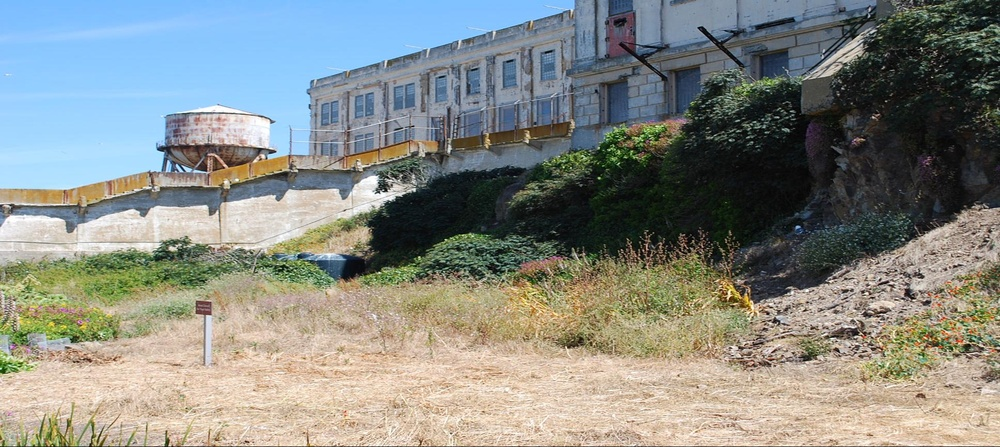
%> input picture images/prison1.jpg, 1000 x 447 px, shrunk from 1936 x 865 before the run
$ octave DLT_using_RANSAC.m   (GNU Octave 9; MATLAB toolbox functions it lacks are replaced by stand-ins)
%> lines starting %> are read from the running program, lines starting %| are printed output that depends on the picture
clear all
close all
addpath('functions/')
addpath('images/')
addpath('data/')

% Loading data
im1 = imread('prison1.jpg');
%> im1 is the input picture: size 447x1000x3 uint8; mean R, G, B 135, 138.6, 132.8
im2 = imread('prison2.jpg');
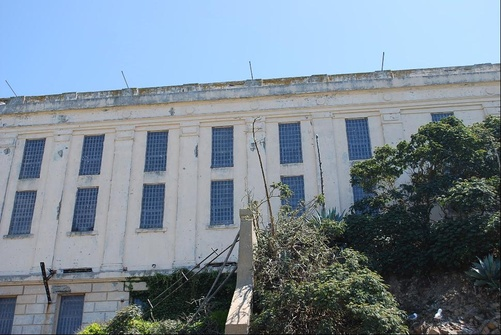
%> input picture images/prison2.jpg, 501 x 335 px, shrunk from 969 x 649 before the run
%> im2 is the input picture: size 335x501x3 uint8; mean R, G, B 121, 135.5, 147.7
load('ex4data.mat');

% Points in front of camera???

% Determines which of the points are visible in image 1 and 2
visible1 = isfinite(x{1}(1,:));
visible2 = isfinite(x{2}(1,:));

% DLT using RANSAC
amountOfIterations = 40;
P1 = RANSAC(X(:,visible1),x{1}(:,visible1),false,amountOfIterations);
P2 = RANSAC(X(:,visible2),x{2}(:,visible2),false,amountOfIterations);

% RK-factorization
[K1,R1,t1] = RQ(P1);
[K2,R2,t2] = RQ(P2);

% Camera centers and principal axes
C1 = -R1'*t1;
C2 = -R2'*t2;
v1 = 10*R1(:,3)/norm(R1(:,3));
v2 = 10*R2(:,3)/norm(R2(:,3));

%% Plot
hold on
xlim([-50,30])
ylim([-10,15])
zlim([0,40])
plot3(X(1,:),X(2,:),X(3,:), '.', 'MarkerSize', 2)
plot3(C1(1),C1(2),C1(3),'g.', 'MarkerSize', 30)
plot3(C2(1),C2(2),C2(3),'r.', 'MarkerSize', 30)
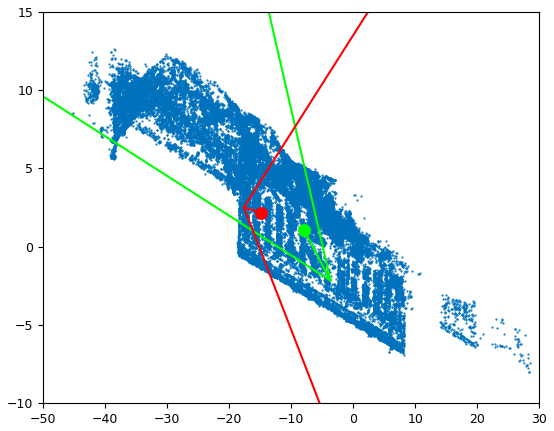
%> figure redrawn from the program's plot data
quiver3(C1(1),C1(2),C1(3),v1(1),v1(2),v1(3),'g', 'MarkerSize', 20, 'LineWidth', 1.5, 'MaxHeadSize', 8)
quiver3(C2(1),C2(2),C2(3),v2(1),v2(2),v2(3),'r', 'MarkerSize', 20, 'LineWidth', 1.5, 'MaxHeadSize', 8)

%% Functions

% Creating M-matrix used for Direct Linear Transformation (DLT)
function M = createM(X,x)
    l=length(X(1,:));
    M = [];
    for i = 1:l
        M = [M;[X(:,i)' zeros(1,4) zeros(1,4)
        zeros(1,4) X(:,i)' zeros(1,4)
        zeros(1,4) zeros(1,4) X(:,i)']];
    end
    for i = 1:l
        M = [M,[zeros(3*(i-1),1);-x(:,i);zeros(3*(l-i),1)]];
    end
end

% Performs Direct Linear Transformation (DLT)
function P = DLT(X,x)

    % Setting up the linear homogeneous system Mv=0
    M=createM(X,x);

    %Computing the singular value decomposition
    [U,S,V] = svd(M);

    %Extracting solution v, from last column of V
    v=V(:,end);

    %Extracting the camera matrices from the solutions
    P = [v(1:4)'
        v(5:8)'
        v(9:12)'];
end

% Using RANSAC algorithm, picking random set of points each iterations
% and computes the amount of inliers. The camera matrix P with largest
% amount of inliers is selected.
function P = RANSAC(X,x,normalize,iterations)

    % Normalization
    if(normalize)
        xm = mean(x(1:2,:),2);
        s = std(x(1:2,:),0,2);

        % Normalization matrices
        N = [1/mean(s)  0          -(1/mean(s))*xm(1)
              0          1/mean(s)  -(1/mean(s))*xm(2)
              0          0          1];
    else
        N = eye(3);
    end

    Nx = N*x;

    bestAmountOfInliers = 0;
    for i = 1:iterations

        % Choosing 6 random matching pair of points
        perm = randperm(size(Nx ,2));
        Nxrand = Nx(:,perm(1:6));
        Xrand = X(:,perm(1:6));

        % Computing camera matrix P
        P = N\DLT(Xrand,Nxrand);

        % Count inliers
        amountOfInliers = countInliers(X,x,P);

        % Saving the camera matrix P with most inliers
        if amountOfInliers > bestAmountOfInliers
            bestCamera = P;
            bestAmountOfInliers = amountOfInliers;
        end
    end
    bestAmountOfInliers

    % Checking that the majority of scene points X are in front of camera P
    P = checkSign(bestCamera,X);
end

% Amount of inliers estimation by calculating the distance
% between the projected points with the original
function amount = countInliers(X,x,P)
    amount = 0;
    for i = 1:length(x(1,:))

        % If the distance is less than 5 pixels then
        % the pair is an inlier
        if norm(pflat(P*X(:,i)) - x(:,i)) < 5
            amount = amount + 1;
        end
    end
end

function newP=checkSign(P,X)
    px=P*X;
    % A negative third coordinate equates to that point being behind
    % camera P. Thus we sum the total amount of points behind and in
    % front.
    totNeg = sum(px(3,:) < 0);
    totPos = sum(px(3,:) > 0);

    % If most scene points are behind the camera, change the sign
    % so that most of the scene points are in front of the camera
    if totNeg > totPos
        newP = -P;
    else
        newP = P;
    end
end

% RQ-factorization based on the fact that the K-matrix is upper triangular
% and that the rotational matrix R is orthogonal. Taking advantage of
% orthogonality, we can use scalar product and norm to compute matrices K
% and R. Thus computing the inner parameters of P
function [K,R,t] = RQ(P)
    f = norm(P(3,1:3));
    R3 = P(3,1:3)/norm(P(3,1:3));
    e = dot(R3,P(2,1:3));
    dR2 = P(2,1:3)-e*R3;
    d = norm(dR2);
    R2 = dR2/d;
    c = dot(R3,P(1,1:3));
    b = dot(R2,P(1,1:3));
    aR1 = P(1,1:3)-b*R2-c*R3;
    a = norm(aR1);
    R1 = aR1/a;

    K = [a b c
        0 d e
        0 0 f]./f;

    normalizedP = K\P;
    normalizedP = normalizedP./norm(normalizedP(:,1));

    R = normalizedP(:,1:3);
    t = normalizedP(:,4);
end
